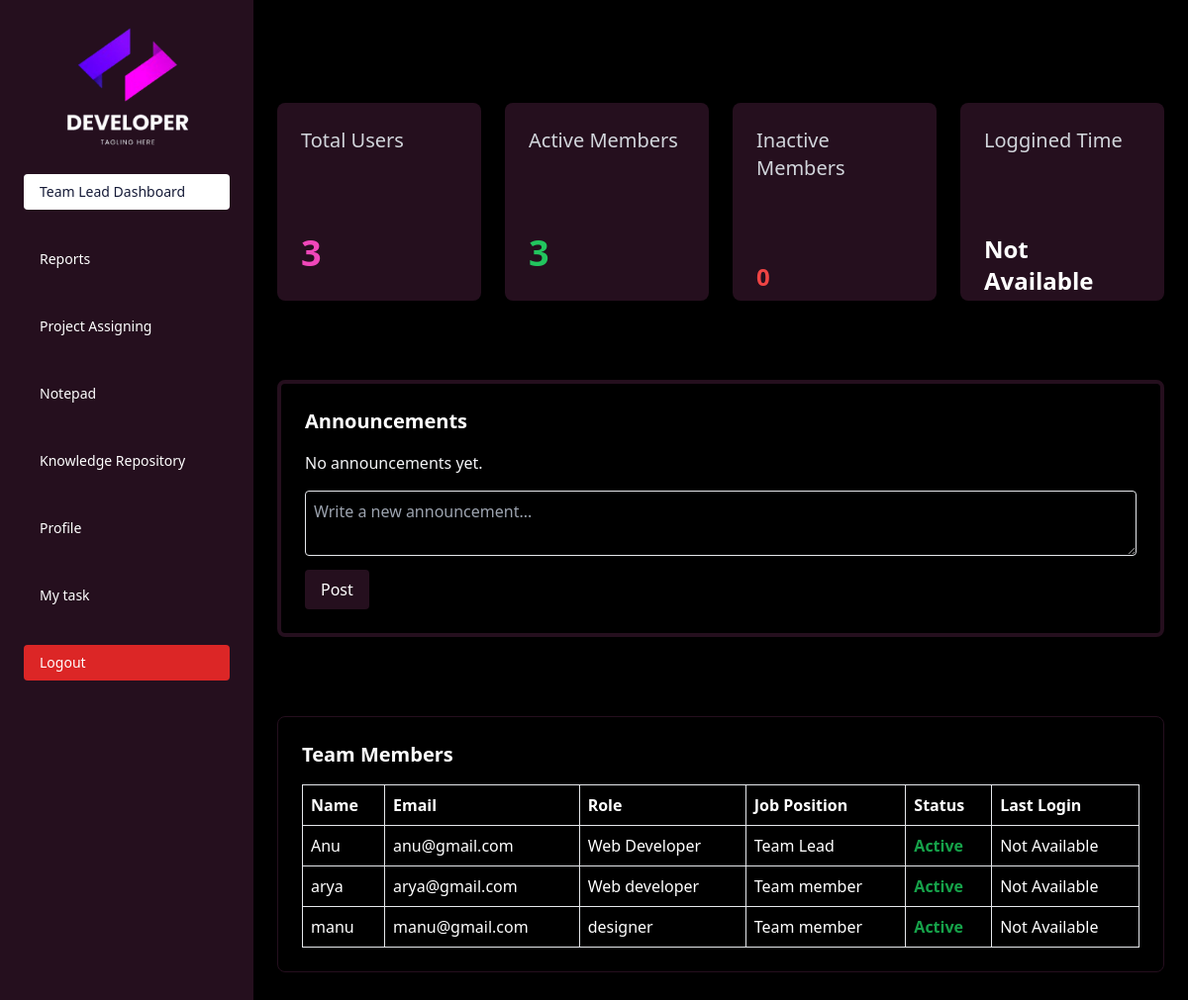
Before: /teamlead/dashboard/ (signed in) with the older database file.
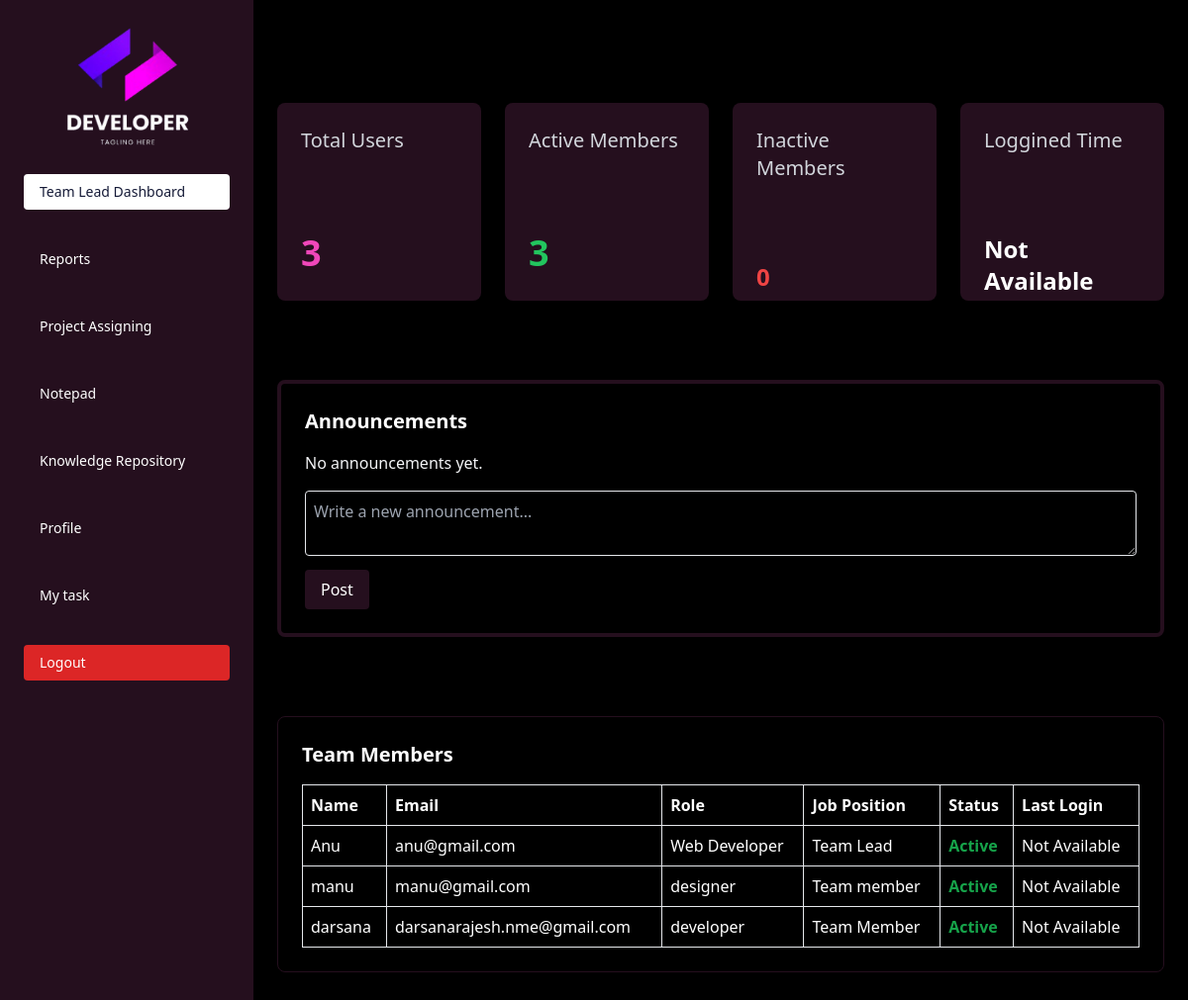
After: the same page with the newer database file.
### monitoringapp/models.py (models this page shows, shortened)
class User(models.Model):
    STATUS_CHOICES = (
        ('active', 'Active'),
        ('inactive', 'Inactive'),
    )
    name = models.CharField(max_length=150)
    employee_id = models.CharField(max_length=50, unique=True)
    email = models.EmailField(unique=True)
    phone = models.CharField(max_length=15, blank=True, null=True)
    department = models.ForeignKey(Department, on_delete=models.SET_NULL, null=True)
    team = models.ForeignKey(Team, on_delete=models.SET_NULL, null=True, blank=True)
    job_Position = models.CharField(max_length=100)
    designation = models.CharField(max_length=100)
    work_location = models.CharField(max_length=150, blank=True, null=True)
    joining_date = models.DateField(auto_now_add=True)
    username = models.CharField(max_length=100, unique=True)
    password = models.CharField(max_length=128)
    status = models.CharField(max_length=10, choices=STATUS_CHOICES, default='inactive')
    profile_image = models.ImageField(upload_to='user_images/', blank=True, null=True)
    last_login_time = models.DateTimeField(null=True, blank=True)
    last_logout_time = models.DateTimeField(null=True, blank=True)

### monitoringapp/views.py (the view, shortened to what this page needs)
# urls.py: path('teamlead/dashboard/', views.teamlead_dashboard, name='teamlead_dashboard'),
def teamlead_dashboard(request):
    team_lead = User.objects.get(id=request.session['user_id'])
    team_name = team_lead.team
    login_time_str = request.session.get('login_time')
    login_time = parse_datetime(login_time_str) if login_time_str else None
    if login_time:
        if is_naive(login_time):
            login_time = make_aware(login_time)
        login_time = localtime(login_time)
    team_members = User.objects.filter(team=team_lead.team)
    total_users = team_members.count()
    active_members = team_members.filter(status="active").count()
    inactive_members = team_members.filter(status="inactive").count()
    last_login_user = team_members.filter(last_login_time__isnull=False).order_by('-last_login_time').first()
    last_login = localtime(last_login_user.last_login_time) if last_login_user else None
    cutoff = timezone.now() - timedelta(hours=12)
    announcements = Announcement.objects.filter(
        created_by=team_lead,
        created_at__gte=cutoff
    ).order_by('-created_at')
    for member in team_members:
        if member.last_login_time:
            member.last_login_time = localtime(member.last_login_time)
        if member.last_logout_time:
            member.last_logout_time = localtime(member.last_logout_time)
    return render(request, 'teamlead_dashboard.html', {
        'total_users': total_users,
        'active_members': active_members,
        'inactive_members': inactive_members,
        'team_members': team_members,
        'announcements': announcements,
        'login_time': login_time,
        'last_login': last_login,
    })

### monitoringapp/templates/teamlead_dashboard.html (shortened to what the changed rows need)
{% load static %}
{% load tz %}
<!DOCTYPE html>
<html lang="en">
<head>
  <script src="https://cdn.tailwindcss.com"></script>
  <link rel="stylesheet" href="{% static 'css/admin.css' %}">
</head>
<body class="bg-black text-white font-sans select-none">
<div class="ml-0 md:ml-64 p-6 mt-20 ">
  <div class="border-4 border-[#250f1e] p-6 rounded-lg shadow-md mt-20">
    <h2 class="text-xl font-semibold mb-4">Announcements</h2>
  </div>
  <div class="border border-[#250f1e] p-6 rounded-lg shadow-md mb-8 overflow-x-auto mt-20">
  <h2 class="text-xl font-semibold mb-4">Team Members</h2>
  <table class="w-full border-collapse border border-gray-200">
    <thead>
      <tr>
        <th class="border p-2 text-left">Name</th>
        <th class="border p-2 text-left">Email</th>
        <th class="border p-2 text-left">Role</th>
        <th class="border p-2 text-left">Job Position</th>
        <th class="border p-2 text-left">Status</th>
        <th class="border p-2 text-left">Last Login</th>
      </tr>
    </thead>
    <tbody>
      {% for member in team_members %}
      <tr>
        <td class="border p-2">{{ member.name }}</td>
        <td class="border p-2">{{ member.email }}</td>
        <td class="border p-2">{{ member.designation }}</td>
        <td class="border p-2">{{ member.job_Position }}</td>
        <td class="border p-2">
  {% if member.status == "active" %}
   <span class="text-green-600 font-semibold">Active</span>
{% else %}
   <span class="text-red-500 font-semibold">Inactive</span>
{% endif %}
</td>
        <td class="border p-2">
          {% if member.last_login_time %}
            {{ member.last_login_time|date:"d M Y, h:i A" }}
          {% else %}
            Not Available
          {% endif %}
        </td>
      </tr>
      {% empty %}
      <tr>
        <td colspan="6" class="text-center text-gray-500">No team members found</td>
      </tr>
      {% endfor %}
    </tbody>
  </table>
</div>
</div>
</body>
</html>

Changed rows visible on the page:
removed User: name "arya", email "arya@gmail.com", designation "Web developer", job_Position "Team member", status "Active", shows "Not Available"
added User: name "darsana", email "darsanarajesh.nme@gmail.com", designation "developer", job_Position "Team Member", status "Active", shows "Not Available"
